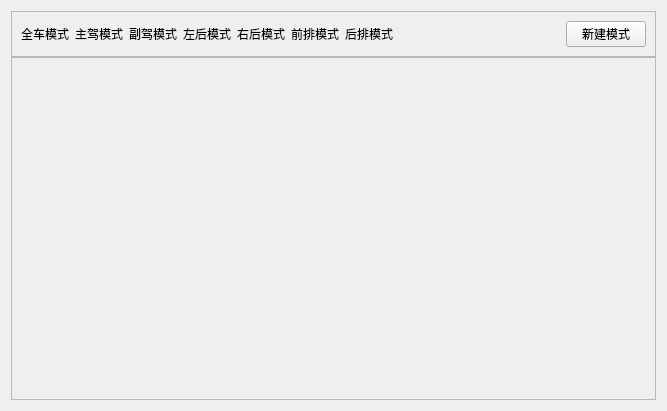
<?xml version="1.0" encoding="UTF-8"?>
<ui version="4.0">
 <class>ManualTuning</class>
 <widget class="QWidget" name="ManualTuning">
  <property name="geometry">
   <rect>
    <x>0</x>
    <y>0</y>
    <width>667</width>
    <height>411</height>
   </rect>
  </property>
  <property name="windowTitle">
   <string>Manual Tuning</string>
  </property>
  <layout class="QVBoxLayout" name="verticalLayout" stretch="1,8">
   <property name="spacing">
    <number>0</number>
   </property>
   <item>
    <widget class="QFrame" name="frame">
     <property name="frameShape">
      <enum>QFrame::StyledPanel</enum>
     </property>
     <property name="frameShadow">
      <enum>QFrame::Raised</enum>
     </property>
     <layout class="QHBoxLayout" name="horizontalLayout">
      <item>
       <widget class="QLabel" name="label">
        <property name="styleSheet">
         <string notr="true">font: 20pt &quot;STHeiti&quot;;</string>
        </property>
        <property name="text">
         <string>全车模式</string>
        </property>
        <property name="alignment">
         <set>Qt::AlignCenter</set>
        </property>
       </widget>
      </item>
      <item>
       <widget class="QLabel" name="label_2">
        <property name="text">
         <string>主驾模式</string>
        </property>
       </widget>
      </item>
      <item>
       <widget class="QLabel" name="label_3">
        <property name="text">
         <string>副驾模式</string>
        </property>
       </widget>
      </item>
      <item>
       <widget class="QLabel" name="label_4">
        <property name="text">
         <string>左后模式</string>
        </property>
       </widget>
      </item>
      <item>
       <widget class="QLabel" name="label_5">
        <property name="text">
         <string>右后模式</string>
        </property>
       </widget>
      </item>
      <item>
       <widget class="QLabel" name="label_6">
        <property name="text">
         <string>前排模式</string>
        </property>
       </widget>
      </item>
      <item>
       <widget class="QLabel" name="label_7">
        <property name="text">
         <string>后排模式</string>
        </property>
       </widget>
      </item>
      <item>
       <spacer name="horizontalSpacer">
        <property name="orientation">
         <enum>Qt::Horizontal</enum>
        </property>
        <property name="sizeHint" stdset="0">
         <size>
          <width>63</width>
          <height>20</height>
         </size>
        </property>
       </spacer>
      </item>
      <item>
       <widget class="QPushButton" name="pushButton">
        <property name="text">
         <string>新建模式</string>
        </property>
       </widget>
      </item>
     </layout>
    </widget>
   </item>
   <item>
    <widget class="QFrame" name="frame_2">
     <property name="frameShape">
      <enum>QFrame::StyledPanel</enum>
     </property>
     <property name="frameShadow">
      <enum>QFrame::Raised</enum>
     </property>
    </widget>
   </item>
  </layout>
 </widget>
 <resources/>
 <connections/>
</ui>
